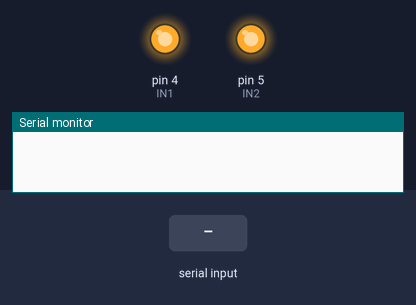
Bench run of a sketch on a simulated Arduino Uno, built with avr-gcc and run on an emulated ATmega328P. Shown: output pins drawn as LEDs (lit = HIGH), the last lines printed to the serial monitor. The test bench sets the inputs (shaded band).

Above: at 1.2 s.
1.3 s: byte 1 (1) received over Serial
At 1.9 s:
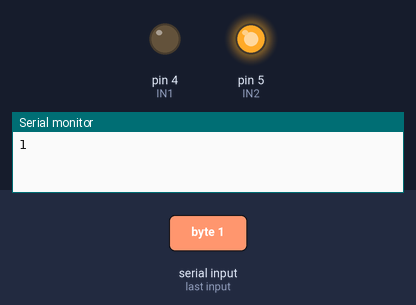
4.3 s: byte 2 (2) received over Serial
At 5.4 s:
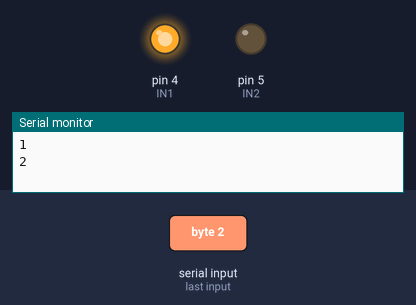
Timing chart, 0 to 7.8 s (numbered marks = the images above; inputs shaded):
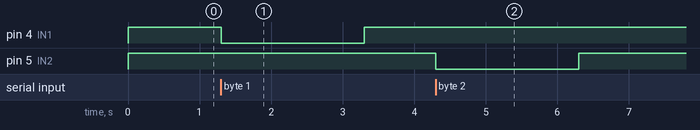

Measured:
- after the input at 1.3 s, pin 4 (IN1): HIGH → LOW at once, → HIGH 2.0 s later
- after the input at 4.3 s, pin 5 (IN2): HIGH → LOW at once, → HIGH 2.0 s later

The sketch:

relays.ino
```cpp
/************************************************
   Name：_2_channel_relay
   Description: control the 2 channel relay module to ON or OFF
   Website: www.sunfounder.com
   Email: service@sunfounder.com
*****************************************************/


//the relays connect to
int IN1 = 4;
int IN2 = 5;

#define ON   0
#define OFF  1
void setup()
{
  relay_init();//initialize the relay
  //begin a serial connection with the computer (optional-- but helpful for debugging)
  Serial.begin(9600);
}

int feeder=0;


//the main loop waits for communication (feeder) from the computer and closes one of two relays when there is a signal
void loop() {


 if (Serial.available()) {
                // read the value for feeder:
                feeder = Serial.read();
                Serial.println(feeder);
                //}

//feeder = Serial.parseInt();  this is function Alex suggested but so far not needed


if (feeder == 1){
  relay_SetStatus(ON, OFF);//turn on RELAY_1
  delay(2000);//delay 2s
  relay_SetStatus(OFF, OFF);//turn off RELAY_1
  feeder =0;

}

if (feeder == 2){
  relay_SetStatus(OFF, ON);//turn on RELAY_1
  delay(2000);//delay 2s
  relay_SetStatus(OFF, OFF);//turn off RELAY_1
  feeder=0;
}

if (feeder == 0){
  relay_SetStatus(OFF, OFF);//turn off both relays
}
}
}


//I'm not sure what the code below does.  It was part of the arduino example I started with
void relay_init(void)//initialize the relay
{
  //set all the relays OUTPUT
  pinMode(IN1, OUTPUT);
  pinMode(IN2, OUTPUT);
  relay_SetStatus(OFF, OFF); //turn off all the relay
}
//set the status of relays
void relay_SetStatus( unsigned char status_1,  unsigned char status_2)
{
  digitalWrite(IN1, status_1);
  digitalWrite(IN2, status_2);
}
```
